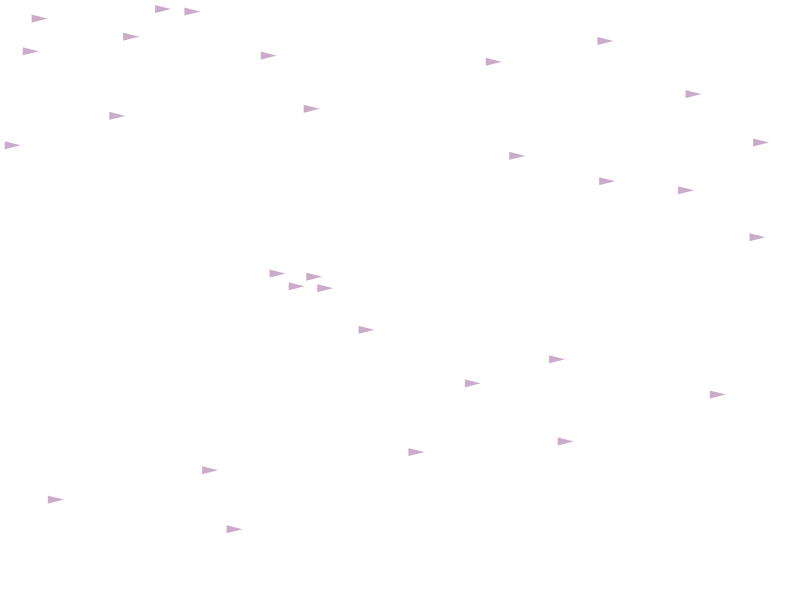
Frame 1 (no input)
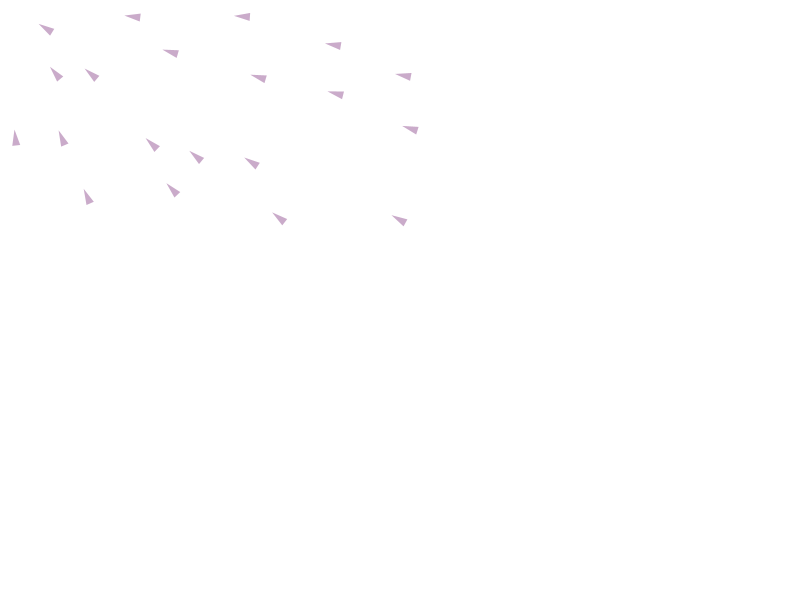
Frame 60 (the mouse pressed at the canvas centre just before this capture)
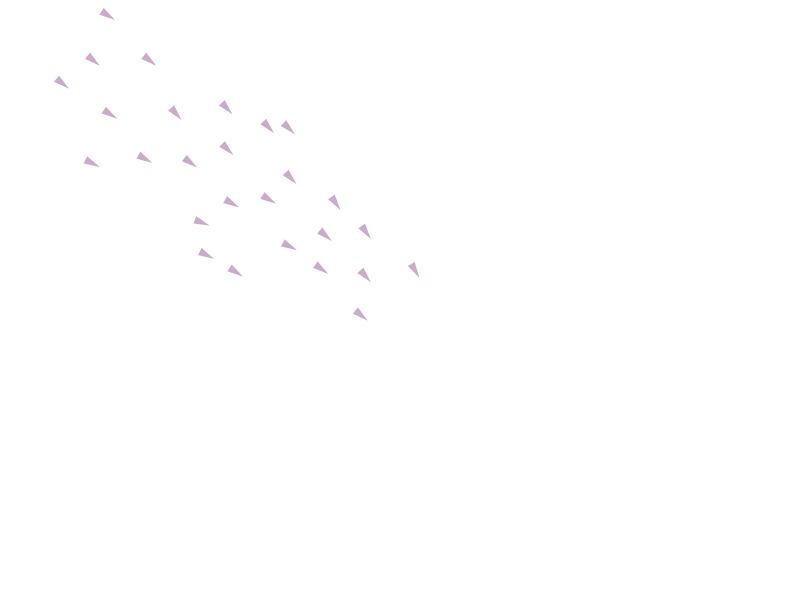
Frame 120 (the mouse held since frame 60 and released just before this capture)

The Processing sketch that drew these frames (run headless with seeded random() and noise(); from frame 60 on, the mouse is pressed at the canvas centre):

// Processing sketch: Flocking
// ── Flocking.pde
ArrayList<Boid> boids;
float noise;
float i;
void setup(){
  size(800,600);
  background(255);
  boids = new ArrayList<Boid>();
  for(int i = 0; i<30; i++)
    boids.add(new Boid(random(width), random(height)));
  i=random(1);
  noise = noise(i);
}

void draw(){
  background(255);
  
  for(Boid b : boids){
    b.run();
    b.flock(boids, noise);
  }
  i+=.01;
  
}
// ── Vehicle.pde
class Boid{
  PVector loc;
  PVector vel;
  PVector acc;
  float r;
  float maxspeed;
  float maxforce;
  
    Boid(float x, float y){
      loc = new PVector (x,y);
      vel = new PVector(0,0);
      acc = new PVector (0,0);
      r = 4;
      maxspeed = 8;
      maxforce = .2;
    }
    
    void run(){
      update();
      display();
    }
    
    void update(){
      vel.add(acc);
      vel.limit(maxspeed);
      loc.add(vel);
      acc.mult(0);
    }
    
    void display(){
    float theta = vel.heading() + HALF_PI;
    noStroke();
    fill(120,40,120,100);
    pushMatrix();
    translate(loc.x,loc.y);
    rotate(theta);
    beginShape(); 
    vertex(0, -r*2);
    vertex(-r, r*2);
    vertex(r, r*2);
    endShape(CLOSE);
    popMatrix();
    }
    
    void flock(ArrayList<Boid> boids, float noise){
      
      PVector separate = separate(boids);
      PVector align = align(boids);
      PVector gather = gather(boids);
      PVector seek = seek(new PVector(mouseX,mouseY));
      separate.mult(1+noise);
      applyForce(separate);
      seek.mult(1+noise);
      applyForce(seek);
      applyForce(align);
    }
    
    void applyForce(PVector force){
      //PVector f = PVector.div(force, r);
      acc.add(force);
    }
    
    PVector seek(PVector target){
    PVector desired = PVector.sub(target, loc);
    desired.normalize();
    desired.mult(maxspeed);
    PVector steer = PVector.sub(desired, vel);
    steer.limit(maxforce);
    return steer;
    }
    
    
    PVector separate(ArrayList<Boid> blist){
        float desiredseparation = 50;
        PVector sum = new PVector();
        int count = 0;
        
        for(Boid other : blist){
          float d = PVector.dist(loc,other.loc);
          if((d>0) && (d<desiredseparation)){
            PVector diff = PVector.sub(loc, other.loc);
            diff.normalize();
            sum.add(diff);
            count++;
        } 
          
    }
    if(count > 0){
      sum.div(count);
      sum.setMag(maxspeed);
      PVector steer  = PVector.sub(sum,vel);
      steer.limit(maxforce);
      return steer;
    }
    else
      return new PVector(0,0);
   }
   
   PVector gather(ArrayList<Boid> blist){
        float desiredseparation = 50;
        PVector sum = new PVector();
        int count = 0;
        
        for(Boid other : blist){
          float d = PVector.dist(loc,other.loc);
          if((d>0) && (d<desiredseparation)){
            PVector diff = PVector.sub(other.loc, loc);
            diff.normalize();
            sum.add(diff);
            count++;
        } 
          
    }
    if(count > 0){
      sum.div(count);
      sum.setMag(maxspeed);
      PVector steer  = PVector.sub(sum,vel);
      steer.limit(maxforce);
      return steer;
    }
    else
      return new PVector(0,0);
   }
  
  
    PVector align(ArrayList<Boid> boids){
      float neighborDistance = 20;
      int count = 0;
      PVector sum = new PVector(0,0);
      for(Boid other : boids){
        float actualDistance = PVector.dist(other.loc,loc);
        if( actualDistance>0 && actualDistance<neighborDistance){
        sum.add(other.vel);
        count++;
        }
        
      }
      if(count>0){
      sum.div(count);
      sum.normalize();
      sum.mult(maxspeed);
      PVector steer = PVector.sub(sum,vel);
      steer.limit(maxforce);
      return steer;
      }
      else 
        return new PVector(0,0);
      
    }

}
